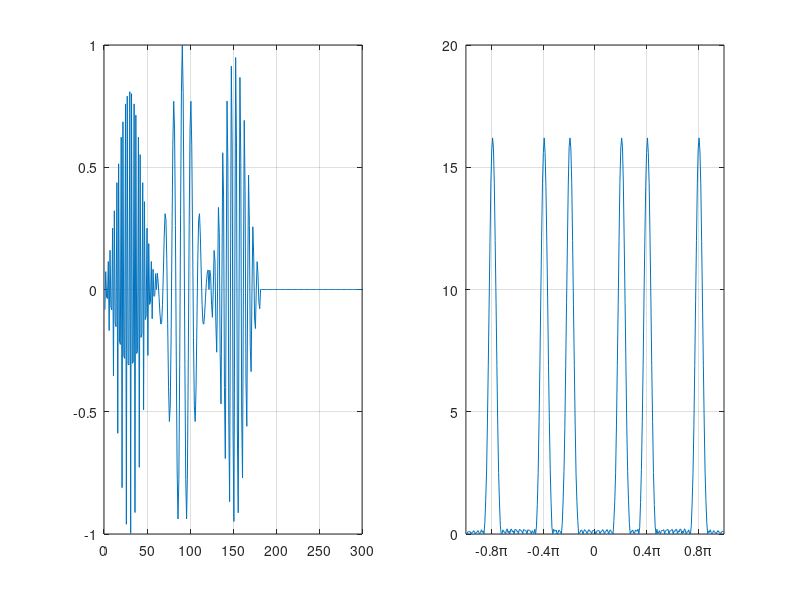

The MATLAB script that drew this image: (Note: this script raises an error after producing the figure.)
clear all
close all
clc

M = 60;
n_samples = 300;
n = 1:n_samples;
w = zeros(1, n_samples); % signal

for N = 1:M
    w(N) = 0.54 - (0.46 .* cos(2*pi*N/M));
end

x1 = w .* cos(0.2*pi*n);
x2 = w .* cos(0.4*pi*n - pi/2);
x3 = w .* cos(0.8*pi*n + pi/5);

x = zeros(1, n_samples);

for N = 1:n_samples  % new_signal
    if (N-M-1 > 0) && (N-2*M-2 > 0)
        x(N) = x3(N) + x1(N - M - 1) + x2(N - 2*M - 2);
    elseif (N-M-1 > 0)
        x(N) = x3(N) + x1(N - M - 1);
    elseif (N-2*M-2 > 0)
        x(N) = x3(N) + x2(N - 2*M - 2);
    else
        x(N) = x3(N);
    end
end

X = fft(x);
Y = fftshift(X);

figure(1), clf
subplot(1,2,1)
plot(x)
grid

subplot(1,2,2)
plot(abs(Y))
xticks([30, 90, 150, 210, 270])
xticklabels({'-0.8\pi','-0.4\pi','0','0.4\pi','0.8\pi'})
grid

z = tf('z', -1);

H1 = ((1 - 0.98*exp(1j*0.8*pi)*z^(-1))*(1 - 0.98*exp(-1j*0.8*pi)*z^(-1))) / ((1 - 0.8*exp(1j*0.4*pi)*z^(-1))*(1 - 0.8*exp(-1j*0.4*pi)*z^(-1)));

H2 = 1;
for k = 1:4
    ck = 0.95*exp(1j*(0.15*pi+.02*pi*k));
    
    H2 = H2 * ( ((conj(ck) - z^(-1))*(ck - z^(-1))) / ((1 - ck*z^(-1))*(1 - conj(ck)*z^(-1))) )^2;
end

H = H1 * H2;

figure(2)
pzmap(H)
%grid on
%pzplot(H)

%using the filter
[num,den] = tfdata(H,'v')
%figure(3)
%plot(filter(num, den, x))

opts = bodeoptions('cstprefs');
opts.FreqScale = 'linear';
opts.FreqUnits = 'rad/s';
opts.MagUnits = 'abs';
opts.MagScale = 'linear';
opts.PhaseUnits = 'rad';
opts.Grid = 'on';

bodeplot(H, opts)
